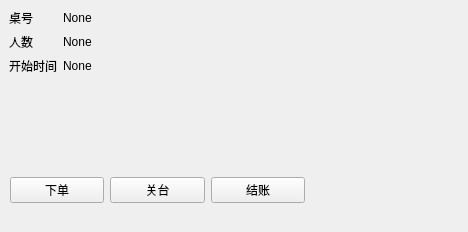
<?xml version="1.0" encoding="UTF-8"?>
<ui version="4.0">
 <class>Form</class>
 <widget class="QWidget" name="Form">
  <property name="geometry">
   <rect>
    <x>0</x>
    <y>0</y>
    <width>468</width>
    <height>232</height>
   </rect>
  </property>
  <property name="windowTitle">
   <string>Form</string>
  </property>
  <widget class="QWidget" name="formLayoutWidget">
   <property name="geometry">
    <rect>
     <x>9</x>
     <y>9</y>
     <width>281</width>
     <height>131</height>
    </rect>
   </property>
   <layout class="QFormLayout" name="formLayout">
    <item row="0" column="0">
     <widget class="QLabel" name="label">
      <property name="text">
       <string>桌号</string>
      </property>
     </widget>
    </item>
    <item row="0" column="1">
     <widget class="QLabel" name="LBTableNumber">
      <property name="text">
       <string>None</string>
      </property>
     </widget>
    </item>
    <item row="1" column="0">
     <widget class="QLabel" name="label_2">
      <property name="text">
       <string>人数</string>
      </property>
     </widget>
    </item>
    <item row="1" column="1">
     <widget class="QLabel" name="LBNumOfPeople">
      <property name="frameShape">
       <enum>QFrame::NoFrame</enum>
      </property>
      <property name="text">
       <string>None</string>
      </property>
     </widget>
    </item>
    <item row="2" column="0">
     <widget class="QLabel" name="label_3">
      <property name="text">
       <string>开始时间</string>
      </property>
     </widget>
    </item>
    <item row="2" column="1">
     <widget class="QLabel" name="LBStartTime">
      <property name="text">
       <string>None</string>
      </property>
     </widget>
    </item>
   </layout>
  </widget>
  <widget class="QWidget" name="gridLayoutWidget">
   <property name="geometry">
    <rect>
     <x>10</x>
     <y>150</y>
     <width>295</width>
     <height>80</height>
    </rect>
   </property>
   <layout class="QGridLayout" name="gridLayout">
    <item row="0" column="1">
     <widget class="QPushButton" name="BtnCleanTable">
      <property name="text">
       <string>关台</string>
      </property>
     </widget>
    </item>
    <item row="0" column="0">
     <widget class="QPushButton" name="BtnNewOrder">
      <property name="text">
       <string>下单</string>
      </property>
     </widget>
    </item>
    <item row="0" column="2">
     <widget class="QPushButton" name="BtnCheckOut">
      <property name="text">
       <string>结账</string>
      </property>
     </widget>
    </item>
   </layout>
  </widget>
 </widget>
 <resources/>
 <connections/>
</ui>
